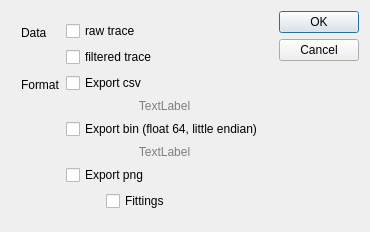
<?xml version="1.0" encoding="UTF-8"?>
<ui version="4.0">
 <class>ExportEventsDialog</class>
 <widget class="QDialog" name="ExportEventsDialog">
  <property name="geometry">
   <rect>
    <x>0</x>
    <y>0</y>
    <width>345</width>
    <height>225</height>
   </rect>
  </property>
  <property name="sizePolicy">
   <sizepolicy hsizetype="Fixed" vsizetype="Fixed">
    <horstretch>0</horstretch>
    <verstretch>0</verstretch>
   </sizepolicy>
  </property>
  <property name="windowTitle">
   <string>Export Trace Selection</string>
  </property>
  <layout class="QGridLayout" name="gridLayout">
   <item row="0" column="0">
    <layout class="QHBoxLayout" name="horizontalLayout">
     <item>
      <layout class="QFormLayout" name="formLayout">
       <property name="leftMargin">
        <number>10</number>
       </property>
       <property name="topMargin">
        <number>10</number>
       </property>
       <property name="rightMargin">
        <number>10</number>
       </property>
       <property name="bottomMargin">
        <number>10</number>
       </property>
       <item row="0" column="0">
        <widget class="QLabel" name="label_2">
         <property name="text">
          <string>Data</string>
         </property>
        </widget>
       </item>
       <item row="0" column="1">
        <layout class="QVBoxLayout" name="verticalLayout_2">
         <item>
          <widget class="QCheckBox" name="checkBox_raw">
           <property name="text">
            <string>raw trace</string>
           </property>
          </widget>
         </item>
         <item>
          <widget class="QCheckBox" name="checkBox_filt">
           <property name="text">
            <string>filtered trace</string>
           </property>
          </widget>
         </item>
        </layout>
       </item>
       <item row="2" column="0">
        <widget class="QLabel" name="label">
         <property name="text">
          <string>Format</string>
         </property>
        </widget>
       </item>
       <item row="2" column="1">
        <layout class="QVBoxLayout" name="verticalLayout">
         <item>
          <widget class="QCheckBox" name="checkBox_exp_csv">
           <property name="text">
            <string>Export csv</string>
           </property>
          </widget>
         </item>
         <item>
          <widget class="QLabel" name="label_csv_description">
           <property name="palette">
            <palette>
             <active>
              <colorrole role="WindowText">
               <brush brushstyle="SolidPattern">
                <color alpha="255">
                 <red>127</red>
                 <green>127</green>
                 <blue>127</blue>
                </color>
               </brush>
              </colorrole>
             </active>
             <inactive>
              <colorrole role="WindowText">
               <brush brushstyle="SolidPattern">
                <color alpha="255">
                 <red>127</red>
                 <green>127</green>
                 <blue>127</blue>
                </color>
               </brush>
              </colorrole>
             </inactive>
             <disabled>
              <colorrole role="WindowText">
               <brush brushstyle="SolidPattern">
                <color alpha="255">
                 <red>120</red>
                 <green>120</green>
                 <blue>120</blue>
                </color>
               </brush>
              </colorrole>
             </disabled>
            </palette>
           </property>
           <property name="text">
            <string>TextLabel</string>
           </property>
           <property name="alignment">
            <set>Qt::AlignCenter</set>
           </property>
          </widget>
         </item>
         <item>
          <widget class="QCheckBox" name="checkBox_exp_bin">
           <property name="text">
            <string>Export bin (float 64, little endian)</string>
           </property>
          </widget>
         </item>
         <item>
          <widget class="QLabel" name="label_bin_description">
           <property name="palette">
            <palette>
             <active>
              <colorrole role="WindowText">
               <brush brushstyle="SolidPattern">
                <color alpha="255">
                 <red>127</red>
                 <green>127</green>
                 <blue>127</blue>
                </color>
               </brush>
              </colorrole>
             </active>
             <inactive>
              <colorrole role="WindowText">
               <brush brushstyle="SolidPattern">
                <color alpha="255">
                 <red>127</red>
                 <green>127</green>
                 <blue>127</blue>
                </color>
               </brush>
              </colorrole>
             </inactive>
             <disabled>
              <colorrole role="WindowText">
               <brush brushstyle="SolidPattern">
                <color alpha="255">
                 <red>120</red>
                 <green>120</green>
                 <blue>120</blue>
                </color>
               </brush>
              </colorrole>
             </disabled>
            </palette>
           </property>
           <property name="text">
            <string>TextLabel</string>
           </property>
           <property name="alignment">
            <set>Qt::AlignCenter</set>
           </property>
          </widget>
         </item>
         <item>
          <widget class="QCheckBox" name="checkBox_exp_png">
           <property name="text">
            <string>Export png</string>
           </property>
          </widget>
         </item>
         <item>
          <layout class="QHBoxLayout" name="horizontalLayout_3">
           <item>
            <spacer name="horizontalSpacer">
             <property name="orientation">
              <enum>Qt::Horizontal</enum>
             </property>
             <property name="sizeType">
              <enum>QSizePolicy::Fixed</enum>
             </property>
             <property name="sizeHint" stdset="0">
              <size>
               <width>40</width>
               <height>20</height>
              </size>
             </property>
            </spacer>
           </item>
           <item>
            <widget class="QCheckBox" name="checkBox">
             <property name="text">
              <string>Fittings</string>
             </property>
            </widget>
           </item>
          </layout>
         </item>
        </layout>
       </item>
      </layout>
     </item>
     <item>
      <widget class="QDialogButtonBox" name="buttonBox">
       <property name="sizePolicy">
        <sizepolicy hsizetype="Fixed" vsizetype="Expanding">
         <horstretch>0</horstretch>
         <verstretch>0</verstretch>
        </sizepolicy>
       </property>
       <property name="orientation">
        <enum>Qt::Vertical</enum>
       </property>
       <property name="standardButtons">
        <set>QDialogButtonBox::Cancel|QDialogButtonBox::Ok</set>
       </property>
       <property name="centerButtons">
        <bool>false</bool>
       </property>
      </widget>
     </item>
    </layout>
   </item>
  </layout>
 </widget>
 <resources/>
 <connections>
  <connection>
   <sender>buttonBox</sender>
   <signal>accepted()</signal>
   <receiver>ExportEventsDialog</receiver>
   <slot>accept()</slot>
   <hints>
    <hint type="sourcelabel">
     <x>630</x>
     <y>190</y>
    </hint>
    <hint type="destinationlabel">
     <x>342</x>
     <y>194</y>
    </hint>
   </hints>
  </connection>
  <connection>
   <sender>buttonBox</sender>
   <signal>rejected()</signal>
   <receiver>ExportEventsDialog</receiver>
   <slot>reject()</slot>
   <hints>
    <hint type="sourcelabel">
     <x>630</x>
     <y>190</y>
    </hint>
    <hint type="destinationlabel">
     <x>342</x>
     <y>194</y>
    </hint>
   </hints>
  </connection>
 </connections>
</ui>
